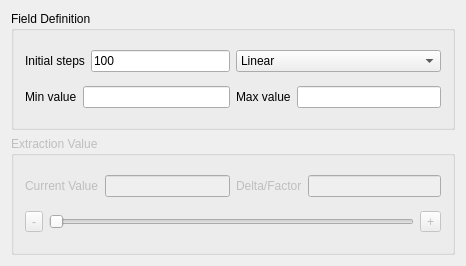
<?xml version="1.0" encoding="UTF-8"?>
<ui version="4.0">
 <class>Widget</class>
 <widget class="QWidget" name="Widget">
  <property name="geometry">
   <rect>
    <x>0</x>
    <y>0</y>
    <width>466</width>
    <height>266</height>
   </rect>
  </property>
  <property name="sizePolicy">
   <sizepolicy hsizetype="Preferred" vsizetype="Minimum">
    <horstretch>0</horstretch>
    <verstretch>0</verstretch>
   </sizepolicy>
  </property>
  <property name="windowTitle">
   <string>Widget</string>
  </property>
  <layout class="QVBoxLayout" name="verticalLayout">
   <item>
    <widget class="QGroupBox" name="m_fdefGroup">
     <property name="title">
      <string>Field Definition</string>
     </property>
     <layout class="QGridLayout" name="gridLayout_2">
      <item row="0" column="0">
       <layout class="QHBoxLayout" name="horizontalLayout_6">
        <item>
         <widget class="QLabel" name="label_5">
          <property name="text">
           <string>Initial steps</string>
          </property>
         </widget>
        </item>
        <item>
         <widget class="QLineEdit" name="m_initStepEdit">
          <property name="text">
           <string>100</string>
          </property>
         </widget>
        </item>
       </layout>
      </item>
      <item row="0" column="1">
       <widget class="QComboBox" name="m_scaleCombo">
        <item>
         <property name="text">
          <string>Linear</string>
         </property>
        </item>
        <item>
         <property name="text">
          <string>Log</string>
         </property>
        </item>
       </widget>
      </item>
      <item row="1" column="0">
       <layout class="QHBoxLayout" name="horizontalLayout_4">
        <item>
         <widget class="QLabel" name="label_3">
          <property name="text">
           <string>Min value</string>
          </property>
         </widget>
        </item>
        <item>
         <widget class="QLineEdit" name="m_minEdit"/>
        </item>
       </layout>
      </item>
      <item row="1" column="1">
       <layout class="QHBoxLayout" name="horizontalLayout_5">
        <item>
         <widget class="QLabel" name="label_4">
          <property name="text">
           <string>Max value</string>
          </property>
         </widget>
        </item>
        <item>
         <widget class="QLineEdit" name="m_maxEdit"/>
        </item>
       </layout>
      </item>
     </layout>
    </widget>
   </item>
   <item>
    <widget class="QGroupBox" name="m_valueGroup">
     <property name="enabled">
      <bool>false</bool>
     </property>
     <property name="title">
      <string>Extraction Value</string>
     </property>
     <layout class="QGridLayout" name="gridLayout">
      <item row="0" column="1">
       <layout class="QHBoxLayout" name="horizontalLayout_3">
        <item>
         <widget class="QLabel" name="label_2">
          <property name="text">
           <string>Delta/Factor</string>
          </property>
         </widget>
        </item>
        <item>
         <widget class="QLineEdit" name="m_deltaEdit"/>
        </item>
       </layout>
      </item>
      <item row="0" column="0">
       <layout class="QHBoxLayout" name="horizontalLayout_2">
        <item>
         <widget class="QLabel" name="label">
          <property name="text">
           <string>Current Value</string>
          </property>
         </widget>
        </item>
        <item>
         <widget class="QLineEdit" name="m_valueEdit"/>
        </item>
       </layout>
      </item>
      <item row="1" column="0" colspan="2">
       <layout class="QHBoxLayout" name="horizontalLayout">
        <item>
         <widget class="QToolButton" name="m_minusButton">
          <property name="sizePolicy">
           <sizepolicy hsizetype="Preferred" vsizetype="Preferred">
            <horstretch>0</horstretch>
            <verstretch>0</verstretch>
           </sizepolicy>
          </property>
          <property name="text">
           <string>-</string>
          </property>
         </widget>
        </item>
        <item>
         <widget class="QSlider" name="m_valueSlider">
          <property name="orientation">
           <enum>Qt::Horizontal</enum>
          </property>
         </widget>
        </item>
        <item>
         <widget class="QToolButton" name="m_plusButton">
          <property name="text">
           <string>+</string>
          </property>
         </widget>
        </item>
       </layout>
      </item>
     </layout>
    </widget>
   </item>
  </layout>
 </widget>
 <layoutdefault spacing="6" margin="11"/>
 <resources/>
 <connections/>
</ui>
